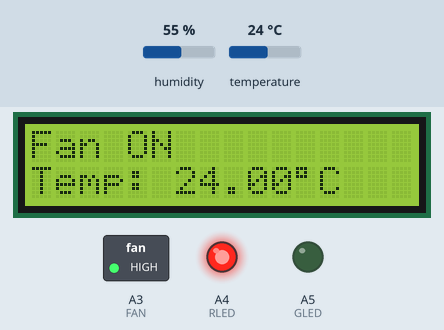
This sketch was run on a simulated Arduino Uno, built with avr-gcc and run on an emulated ATmega328P. Parts: 16×2 character LCD, switched loads named in the sketch (green lamp = pin HIGH), output pins drawn as LEDs (lit = HIGH). The inputs (shaded band) are chosen by the test bench; at power-on: temperature 24 °C, humidity 55 %. What the sketch prints to the serial monitor is not drawn.

Above: at 1.2 s.
1.3 s: temperature set to 20 °C
At 2.6 s:
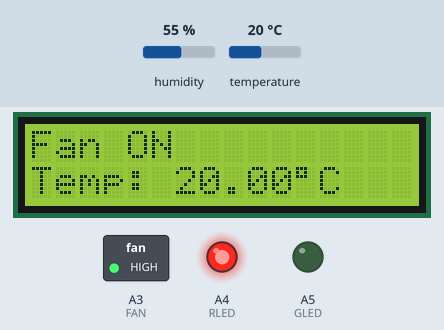
4.0 s: temperature set to 17 °C
At 5.4 s:
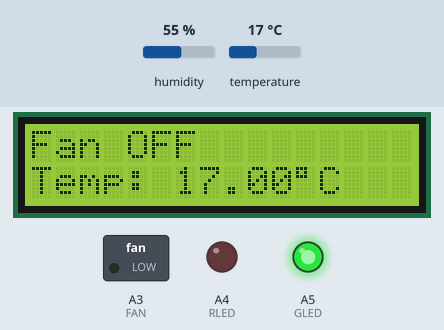
6.7 s: temperature set to 12 °C
At 8.7 s:
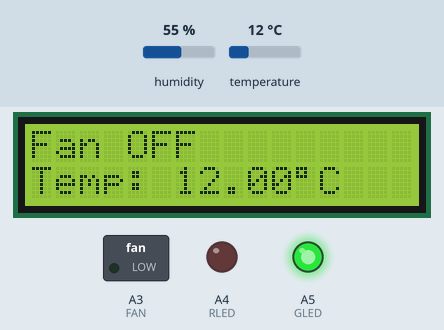
Timing chart, 0 to 10.2 s (numbered marks = the images above; inputs shaded):
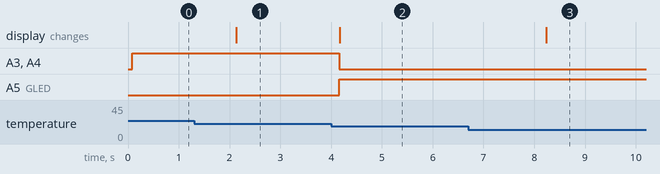

Measured:
- the behaviour switches between 19 and 18 °C on temperature (found by bisection; images 1 and 2)
- after the input at 1.3 s, the display: changes after 0.83 s (image 1)
- after the input at 4.0 s, A3 (FAN), A4 (RLED): HIGH → LOW after 0.16 s; A5 (GLED): LOW → HIGH after 0.16 s; the display: changes after 0.16 s (image 2)
- after the input at 6.7 s, the display: changes after 1.5 s (image 3)

The sketch:

SysB.ino
```cpp
#include <LiquidCrystal.h>
#include <DHT.h>

// GPIO Pins
#define GLED A5
#define RLED A4
#define FAN  A3
#define DHTPIN 6
//Temperature Threshold
#define MAX 19 // 25
#define MIN 19 // 20

// LCD and Temperature Modules Controllers
LiquidCrystal lcd(13, 12, 11, 10, 9, 8);
DHT dht(DHTPIN, DHT11);

volatile byte fan_state = LOW;

void setup() {
// Initialize temp LED's and Fan
  pinMode(GLED, OUTPUT);
  pinMode(RLED, OUTPUT);
  pinMode(FAN, OUTPUT);

// Initialize DHT
  dht.begin();

// Initialize LCD
  lcd.begin(16, 2);

// Initialize Serial Monitor
  Serial.begin(9600);
  while(!Serial);
  Serial.println("System B - Temperature Control");
}

/*
 * Functions Declarations
*/
float temp_control();
void lcd_update(float temp);

// Program Flow
void loop() {
  float temp;
  temp = temp_control();
  lcd_update(temp);
//  Delay for readability and stability
  delay(1000);
//  Free memory to avoid overflow
  free(&temp);
}

/*
 * Functions Definitions
*/

/*
 * Temperature Scan
 * Fan Control
 * LED Control
*/
float temp_control(){
  float temp;
  temp = dht.readTemperature(); // Temperature Reading

  if (isnan(temp)) { // If it fails to read DHT
    Serial.println("Failed to read from DHT sensor!");
    delay(500);
    return 0;
  }

//  Temperature Control
  if(temp > MAX && fan_state == LOW){//T1
    Serial.println("Temperature is to high. Cooling Down.");
    digitalWrite(FAN, HIGH);
    fan_state = HIGH;
  }
  else if(temp < MIN && fan_state == HIGH){//T2
    Serial.println("Temperature stabilized.");
    digitalWrite(FAN, LOW);
    fan_state = LOW;
  }

//  LED Indicators Control
  if(fan_state == LOW){//L1
    digitalWrite(GLED, HIGH);
    digitalWrite(RLED, LOW);
  }
  else{//L2
    digitalWrite(GLED, LOW);
    digitalWrite(RLED, HIGH);
  }

  return temp;
}


/*
 * LCD Information Update
 * Fan State
 * Current Temperature
*/
void lcd_update(float temp){
  lcd.clear();  // Clear LCD Screen

//  Print Fan State
  if(fan_state == HIGH){
    lcd.print("Fan ON");
  }
  else if(fan_state == LOW){
    lcd.print("Fan OFF");
  }
//  Definition of the 'degree' character
  byte degree[8] = {
  B11100,
  B10100,
  B11100,
  B00000,
  B00000,
  B00000,
  B00000,
  };
  lcd.createChar(0, degree);

//  Print Temperature
  lcd.setCursor(0, 1);
  lcd.print("Temp: ");
  lcd.print(temp);
  lcd.write(byte(0));
  lcd.print("C");
}
```
